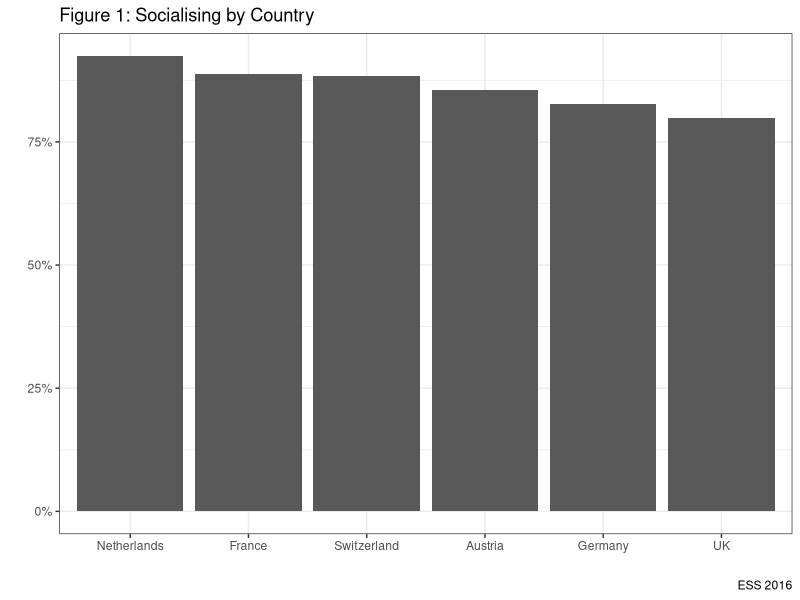
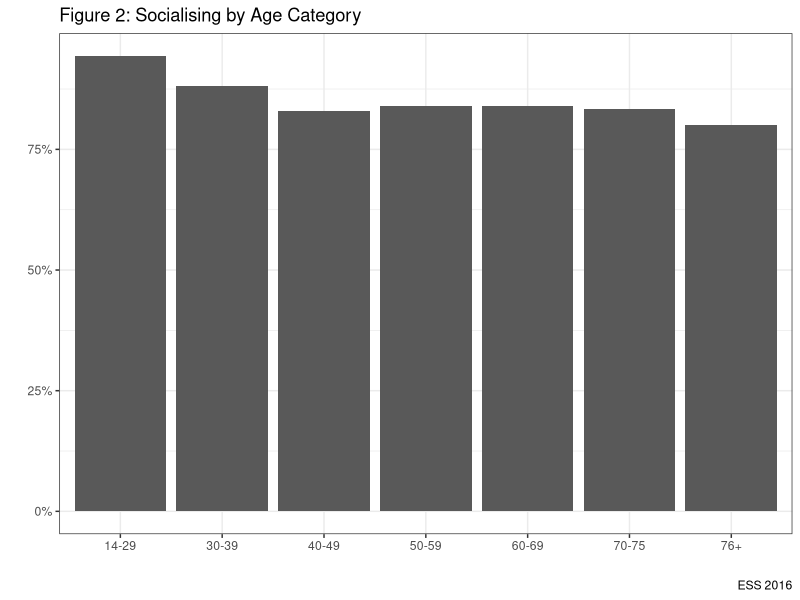
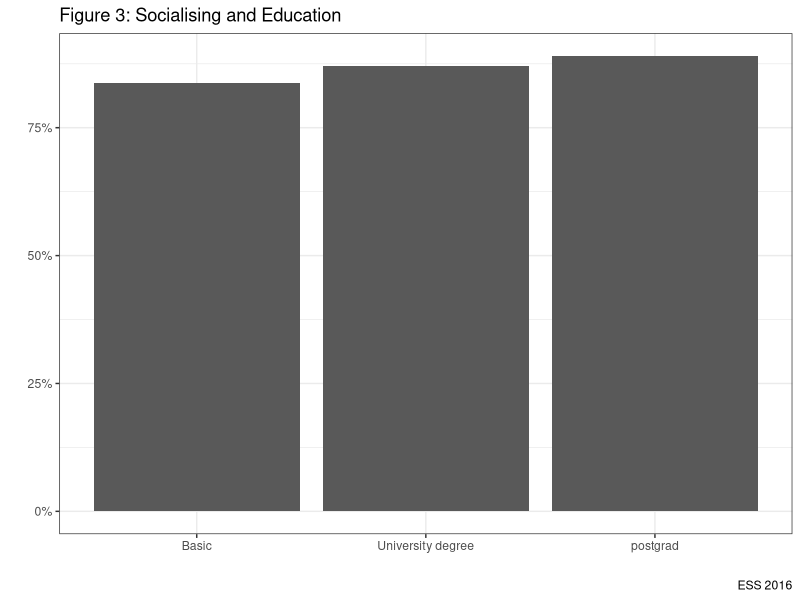
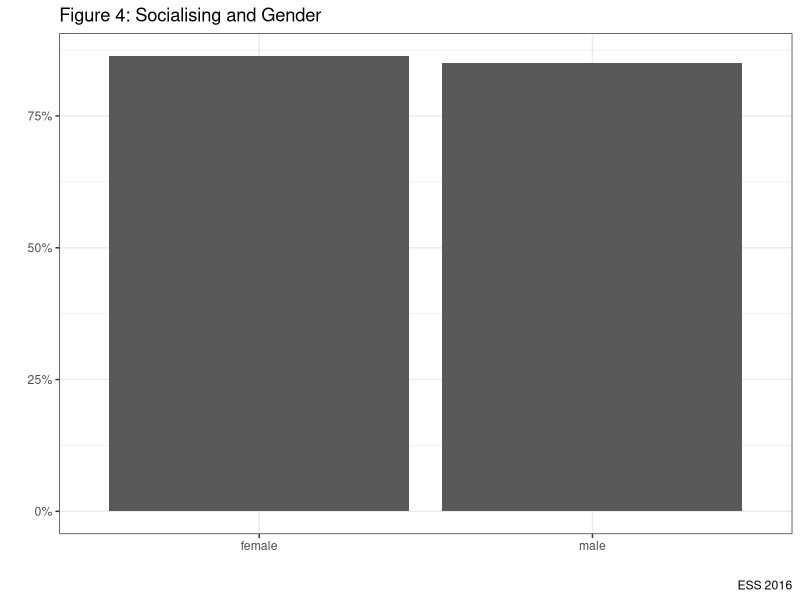
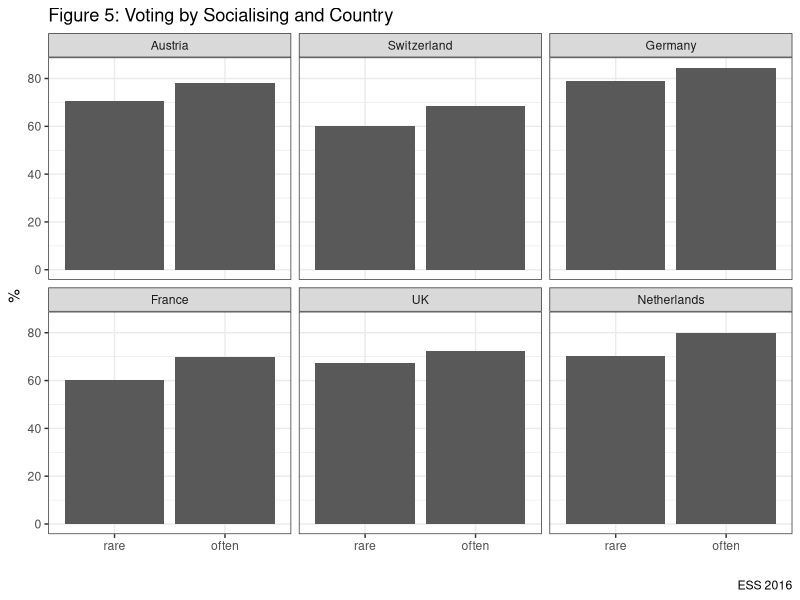
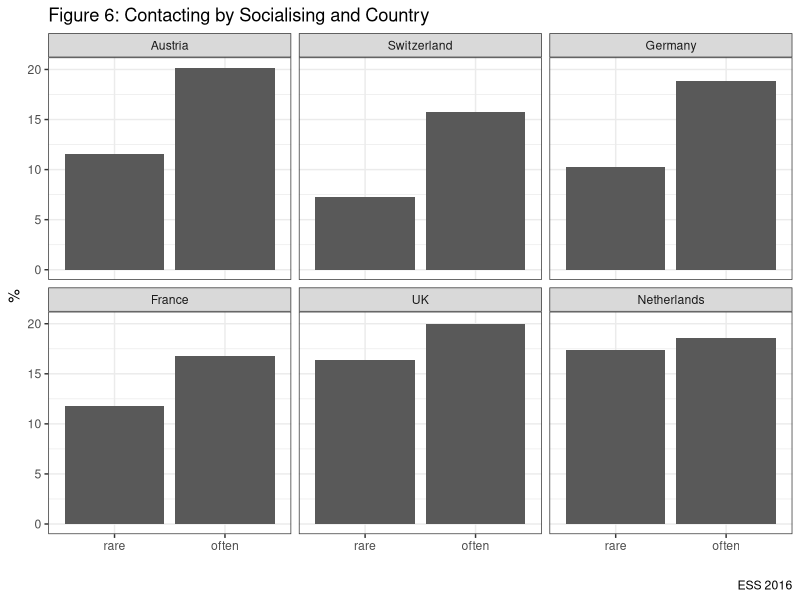
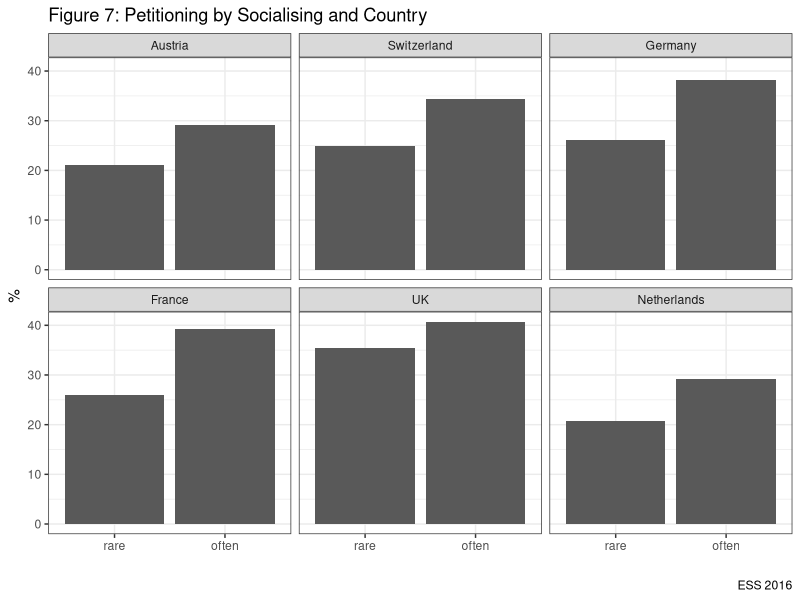
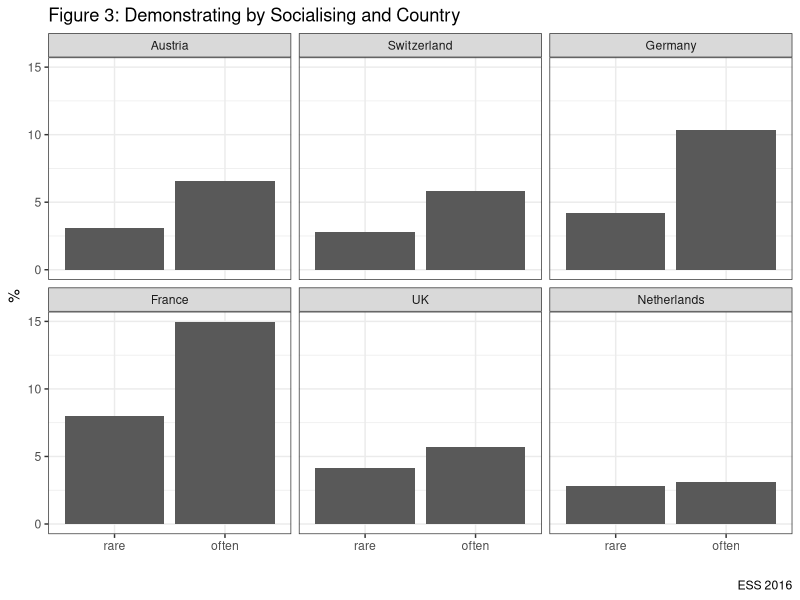

Reproduce these figures in R, in order.
# In this lab, we're going to follow-up and examine some of the trends in social capital.
#Of all the forms of participation, this is by far the hardest to measure. So we need
# remember that our findings are limited.

# Let's start by looking at the data:

ESS <- foreign::read.dta("data/ESS.dta", convert.factors=TRUE)
attach(ESS)
library(tidyverse)
options(warn = -1)

# Question 1: How social are we?

# We're going to start by looking at the variable "social". This is a question asking how
# frequently people met with their friends.

ESS %>% filter(!is.na(social)) %>% count(social) %>%
  mutate(percent = round(n/sum(n)*100, digits=1)) %>%
  knitr::kable("pandoc", caption = "Socialise with Friends in European Democracies",
  col.names = c('Socialise', 'N', '%'), align="lccc")

# Fewer people socialise less than once a week, so let's find out how numerous the more socially active people
# are in our countries. To do this I've created a new variable "socialise", which combines never/rare and 1-2 per month into one
# category and 1 per week and more than once per week into one category.

ESS %>% filter(!is.na(socialise)) %>% group_by(cntry) %>%
              count(socialise) %>% mutate(percent = round(n/sum(n)*100, digits=1)) %>%
              knitr::kable("pandoc", caption = "Socialise with Friends in European Democracies",
              col.names = c('Country', 'Socialise', 'N', '%'), align="lcccc")

# We can graph this to make it clear

ESS %>% group_by(cntry) %>% filter(!is.na(socialise)) %>%
  count(socialise) %>% mutate(prop=prop.table(n*100)) %>%
  filter(!socialise=="rare") %>%
  ggplot(aes(x=reorder(cntry, -prop), y=prop)) +
  geom_col()+
  labs(x="", y="", title="Figure 1: Socialising by Country", caption="ESS 2016")+
  scale_y_continuous(labels=scales::percent)+
  theme_bw()+
  guides(fill=FALSE)

# Do the figures differ by age category?

ESS %>% group_by(agecat) %>% filter(!is.na(socialise), !is.na(agecat)) %>%
  count(socialise) %>% mutate(prop=prop.table(n*100)) %>%
  filter(!socialise=="rare") %>%
  ggplot(aes(x=agecat, y=prop)) +
  geom_bar(stat="identity")+
  labs(x="", y="", title="Figure 2: Socialising by Age Category", caption="ESS 2016")+
  scale_y_continuous(labels=scales::percent)+
  theme_bw()+
  guides(fill=FALSE)


# Do the figures differ by Education

ESS %>% group_by(educat) %>% filter(!is.na(socialise), !is.na(educat)) %>%
  count(socialise) %>% mutate(prop=prop.table(n*100)) %>%
  filter(!socialise=="rare") %>%
  ggplot(aes(x=educat, y=prop)) +
  geom_bar(stat="identity")+
  labs(x="", y="", title="Figure 3: Socialising and Education", caption="ESS 2016")+
  scale_y_continuous(labels=scales::percent)+
  theme_bw()+
  guides(fill=FALSE)

# And Gender
ESS %>% group_by(gender) %>% filter(!is.na(socialise)) %>%
  count(socialise) %>% mutate(prop=prop.table(n*100)) %>%
  filter(!socialise=="rare") %>%
  ggplot(aes(x=gender, y=prop)) +
  geom_bar(stat="identity")+
  labs(x="", y="", title="Figure 4: Socialising and Gender", caption="ESS 2016")+
  scale_y_continuous(labels=scales::percent)+
  theme_bw()+
  guides(fill=FALSE)

# Section 2: Does this influence participation?

# Although we have established the people are relatively social, one might ask: does it matter?

# Does the propensity to be socially active spur participation? And does it vary across countries?

# Voting

ESS %>% filter(!is.na(socialise), !is.na(vote1)) %>%
  group_by(socialise) %>% count(vote1) %>%
  mutate(prop=n/sum(n)*100) %>%
  filter(!vote1 == "did not vote") %>%
  knitr::kable("pandoc", caption = "Socialising and Voting",
  col.names = c('Socialising', 'Voting', 'N', 'Percentage'),
  digits=2, align="cccc") %>% print()

ESS %>% filter(!is.na(socialise), !is.na(vote1)) %>%
  group_by(socialise, cntry) %>% count(vote1) %>%
  mutate(prop=n/sum(n)*100) %>%
  filter(!vote1 == "did not vote") %>%
  ggplot(aes(x=socialise, y=prop)) +
  geom_col()+
  labs(x="", y="%", title="Figure 5: Voting by Socialising and Country", caption="ESS 2016")+
  theme_bw()+
  facet_wrap(~cntry, nrow = 2)+
  guides(fill=FALSE)

# Contacting

ESS %>% filter(!is.na(socialise), !is.na(contact)) %>%
  group_by(socialise) %>% count(contact) %>%
  mutate(prop=n/sum(n)*100) %>%
  filter(!contact == "have not contacted") %>%
  knitr::kable("pandoc", caption = "Socialising and Contacting Politicians",
  col.names = c('Socialising', 'Contacting', 'N', 'Percentage'),
  digits=2, align="cccc") %>% print()


# Contacting across countries

ESS %>% filter(!is.na(socialise), !is.na(contact)) %>%
  group_by(socialise, cntry) %>% count(contact) %>%
  mutate(prop=n/sum(n)*100) %>%
  filter(!contact == "have not contacted") %>%
  ggplot(aes(x=socialise, y=prop)) +
  geom_col()+
  labs(x="", y="%", title="Figure 6: Contacting by Socialising and Country", caption="ESS 2016")+
  theme_bw()+
  facet_wrap(~cntry, nrow = 2)+
  guides(fill=FALSE)

# Petition

ESS %>% filter(!is.na(socialise), !is.na(petition)) %>%
  group_by(socialise) %>% count(petition) %>%
  mutate(prop=n/sum(n)*100) %>%
  filter(!petition == "have not signed petition") %>%
  knitr::kable("pandoc", caption = "Socialising and Petition",
  col.names = c('Socialising', 'Petition', 'N', 'Percentage'),
  digits=2, align="cccc") %>% print()

# Petitioning across countries by socialising

ESS %>% filter(!is.na(socialise), !is.na(petition)) %>%
  group_by(socialise, cntry) %>% count(petition) %>%
  mutate(prop=n/sum(n)*100) %>%
  filter(!petition == "have not signed petition") %>%
  ggplot(aes(x=socialise, y=prop)) +
  geom_col()+
  labs(x="", y="%", title="Figure 7: Petitioning by Socialising and Country", caption="ESS 2016")+
  theme_bw()+
  facet_wrap(~cntry, nrow = 2)+
  guides(fill=FALSE)


# Demonstrating

ESS %>% filter(!is.na(socialise), !is.na(demo)) %>%
  group_by(socialise) %>% count(demo) %>%
  mutate(prop=n/sum(n)*100) %>%
  filter(!demo == "have not demonstrated") %>%
  knitr::kable("pandoc", caption = "Socialising and Demonstrating",
  col.names = c('Socialising', 'Demonstrating', 'N', 'Percentage'),
  digits=2, align="cccc") %>% print()

# Demonstrating Across Countries

ESS %>% filter(!is.na(socialise), !is.na(demo)) %>%
  group_by(socialise, cntry) %>% count(demo) %>%
  mutate(prop=n/sum(n)*100) %>%
  filter(!demo == "have not demonstrated") %>%
  ggplot(aes(x=socialise, y=prop)) +
  geom_col()+
  labs(x="", y="%", title="Figure 3: Demonstrating by Socialising and Country", caption="ESS 2016")+
  theme_bw()+
  facet_wrap(~cntry, nrow = 2)+
  guides(fill=FALSE)

# So, time to draw some conclusions.
# Does social capital matter?

